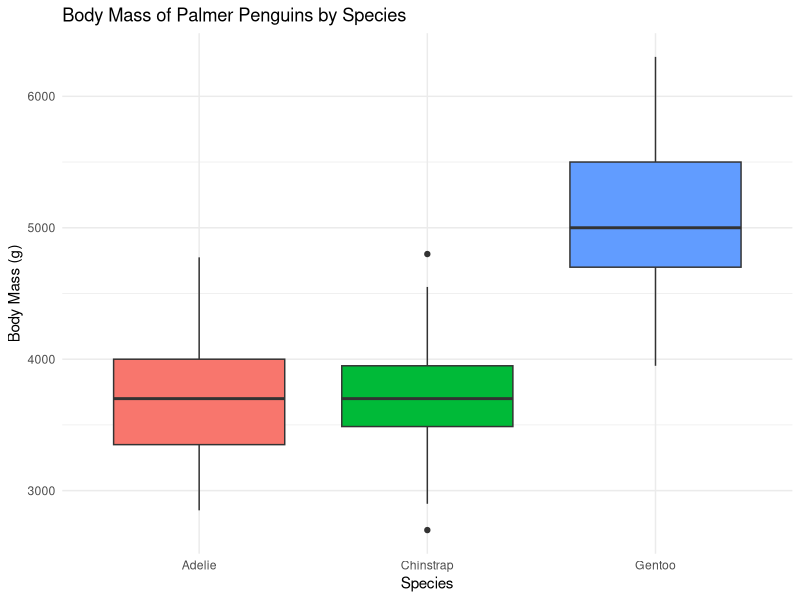
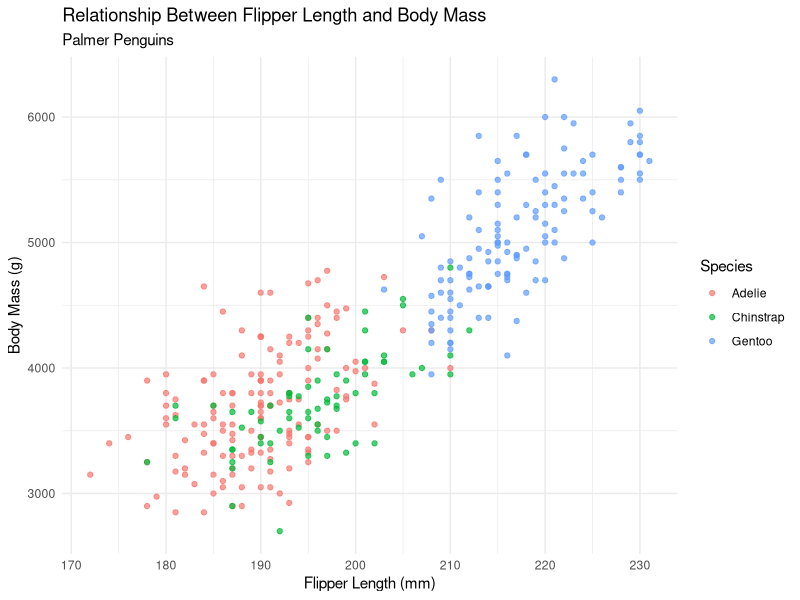

Generate these figures, in order, with R:
## ---- chunk 1
library(palmerpenguins)
library(tidyverse)
## ---- chunk 2
head(penguins)
## ---- chunk 3
dim(penguins)
## ---- chunk 4
penguins |>
  summarise(
    missing_body_mass = sum(is.na(body_mass_g)),
    missing_flipper_length = sum(is.na(flipper_length_mm))
  )
## ---- chunk 5
penguins_clean <- penguins |>
  drop_na(body_mass_g, flipper_length_mm)
## ---- chunk 6
nrow(penguins)
nrow(penguins_clean)
## ---- chunk 7
body_mass_summary <- penguins_clean |>
  group_by(species) |>
  summarise(
    n = n(),
    mean_body_mass = mean(body_mass_g),
    median_body_mass = median(body_mass_g),
    min_body_mass = min(body_mass_g),
    max_body_mass = max(body_mass_g)
  )

body_mass_summary
## ---- chunk 8
ggplot(
  penguins_clean,
  aes(
    x = species,
    y = body_mass_g,
    fill = species
  )
) +
  geom_boxplot() +
  labs(
    title = "Body Mass of Palmer Penguins by Species",
    x = "Species",
    y = "Body Mass (g)"
  ) +
  theme_minimal() +
  guides(fill = "none")
## ---- chunk 9
penguins_clean |>
  summarise(
    correlation = cor(flipper_length_mm, body_mass_g)
  )
## ---- chunk 10
ggplot(
  penguins_clean,
  aes(
    x = flipper_length_mm,
    y = body_mass_g,
    color = species
  )
) +
  geom_point(alpha = 0.7) +
  labs(
    title = "Relationship Between Flipper Length and Body Mass",
    subtitle = "Palmer Penguins",
    x = "Flipper Length (mm)",
    y = "Body Mass (g)",
    color = "Species"
  ) +
  theme_minimal()
